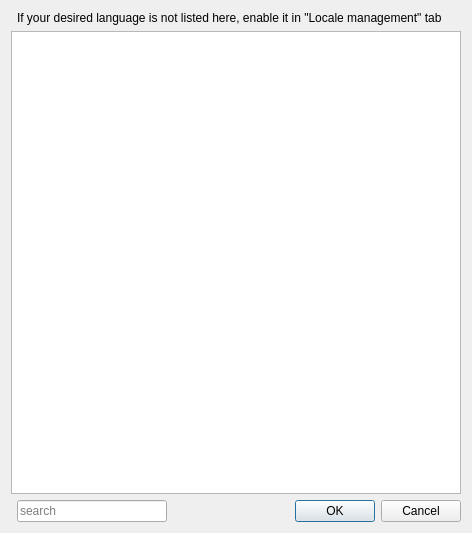
<?xml version="1.0" encoding="UTF-8"?>
<ui version="4.0">
 <class>chooseDialog</class>
 <widget class="QDialog" name="chooseDialog">
  <property name="geometry">
   <rect>
    <x>0</x>
    <y>0</y>
    <width>472</width>
    <height>533</height>
   </rect>
  </property>
  <property name="windowTitle">
   <string>Dialog</string>
  </property>
  <layout class="QGridLayout" name="gridLayout">
   <item row="1" column="0" colspan="3">
    <widget class="QListWidget" name="listWidgetAvailableLocales"/>
   </item>
   <item row="4" column="2">
    <widget class="QDialogButtonBox" name="buttonBox">
     <property name="orientation">
      <enum>Qt::Horizontal</enum>
     </property>
     <property name="standardButtons">
      <set>QDialogButtonBox::Cancel|QDialogButtonBox::Ok</set>
     </property>
    </widget>
   </item>
   <item row="4" column="1">
    <widget class="QLineEdit" name="textSearch">
     <property name="sizePolicy">
      <sizepolicy hsizetype="Fixed" vsizetype="Fixed">
       <horstretch>0</horstretch>
       <verstretch>0</verstretch>
      </sizepolicy>
     </property>
     <property name="minimumSize">
      <size>
       <width>150</width>
       <height>0</height>
      </size>
     </property>
     <property name="dragEnabled">
      <bool>true</bool>
     </property>
     <property name="placeholderText">
      <string>search</string>
     </property>
     <property name="clearButtonEnabled">
      <bool>true</bool>
     </property>
    </widget>
   </item>
   <item row="0" column="1" colspan="2">
    <widget class="QLabel" name="label">
     <property name="text">
      <string>If your desired language is not listed here, enable it in &quot;Locale management&quot; tab</string>
     </property>
    </widget>
   </item>
  </layout>
 </widget>
 <resources/>
 <connections>
  <connection>
   <sender>buttonBox</sender>
   <signal>accepted()</signal>
   <receiver>chooseDialog</receiver>
   <slot>accept()</slot>
   <hints>
    <hint type="sourcelabel">
     <x>248</x>
     <y>254</y>
    </hint>
    <hint type="destinationlabel">
     <x>157</x>
     <y>274</y>
    </hint>
   </hints>
  </connection>
  <connection>
   <sender>buttonBox</sender>
   <signal>rejected()</signal>
   <receiver>chooseDialog</receiver>
   <slot>reject()</slot>
   <hints>
    <hint type="sourcelabel">
     <x>316</x>
     <y>260</y>
    </hint>
    <hint type="destinationlabel">
     <x>286</x>
     <y>274</y>
    </hint>
   </hints>
  </connection>
 </connections>
</ui>
